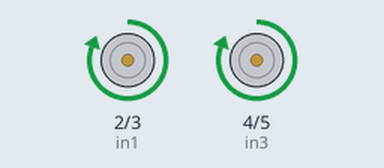
Simulated run of this sketch. Board: Arduino Uno, built with avr-gcc and run on an emulated ATmega328P. Parts: motor-driver pin pairs drawn as motors (green arrow = first pin HIGH = forward, orange = second pin HIGH = backward, longer = more drive).

Above: at 0.3 s.
At 3.0 s:
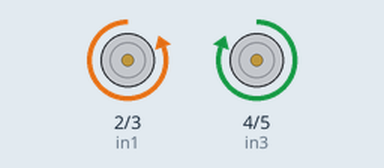
At 5.1 s:
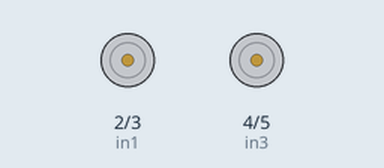
Timing chart, 0 to 7.3 s (numbered marks = the images above):
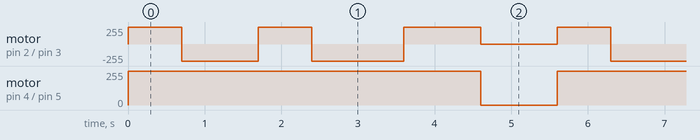

Measured:
- by itself, motor on pin 4 (in3) / pin 5 (in4): alternates forward 255/255 for 4.6 s and stopped for 1.0 s
- by itself, motor on pin 2 (in1) / pin 3 (in2): repeats every 5.6 s: backward 255/255 1.0 s, forward 255/255 0.70 s, backward 255/255 1.2 s, forward 255/255 1.0 s, stopped 1.0 s, forward 255/255 0.70 s

The sketch:

improved_car_triangle_movement_code.ino
```cpp
int in1 = 2;
int in2 = 3;
int in3 = 4;
int in4 = 5;

void setup() {
  pinMode(in1, OUTPUT);
  pinMode(in2, OUTPUT);
  pinMode(in3, OUTPUT);
  pinMode(in4, OUTPUT);
}


void forward(){
  digitalWrite(in1, HIGH);
  digitalWrite(in2, LOW);
  digitalWrite(in3, HIGH);
  digitalWrite(in4, LOW);
}

void right(){
  digitalWrite(in1, LOW);
  digitalWrite(in2, HIGH);
  digitalWrite(in3, HIGH);
  digitalWrite(in4, LOW);
}


void stop(){
  digitalWrite(in1, LOW);
  digitalWrite(in2, LOW);
  digitalWrite(in3, LOW);
  digitalWrite(in4, LOW);
}
void loop() {


//სამკუთხედი

  forward();
  delay(700);  //წინ


  right();
  delay(1000); //მარჯვნივ


  forward();
  delay(700); //წინ


  right();
  delay(1200); //მარჯვნივ

  forward();
  delay(1000); //წინ

  stop();
  delay(1000);//სტოპ


}
```
